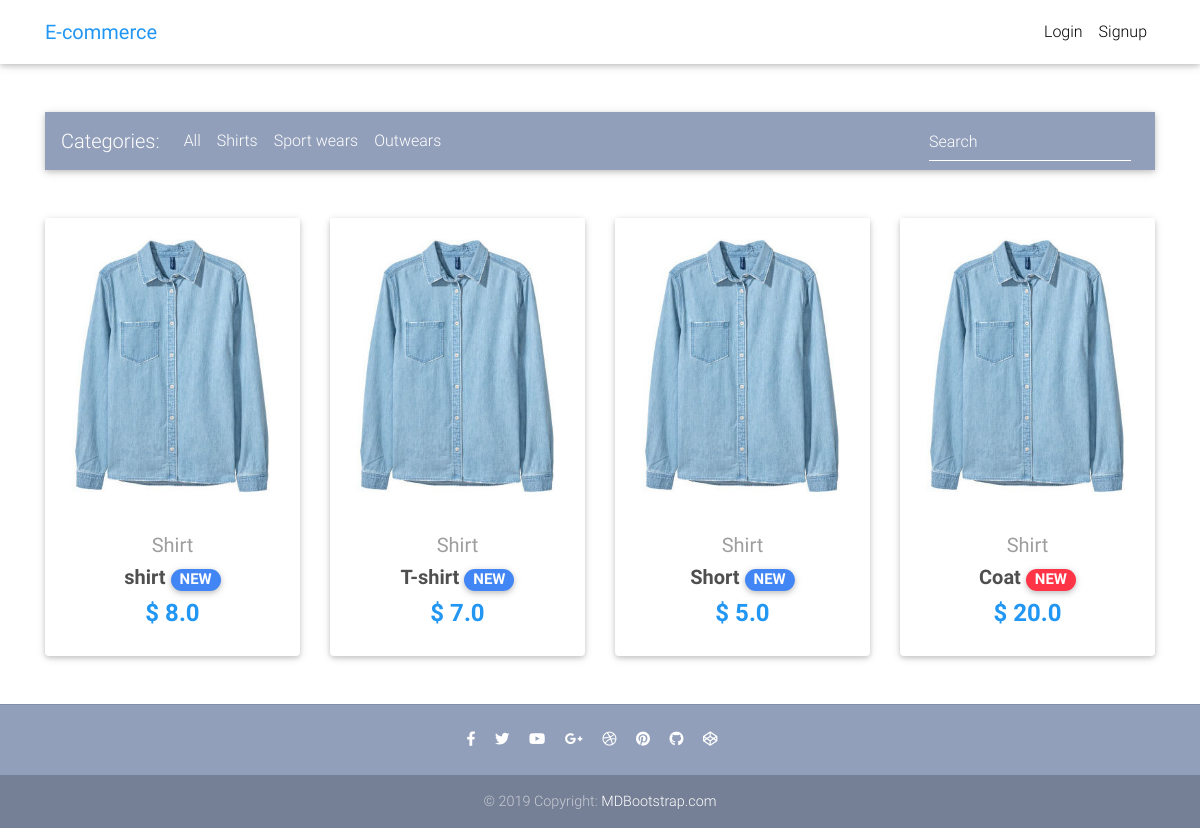
The app's page /, older data.
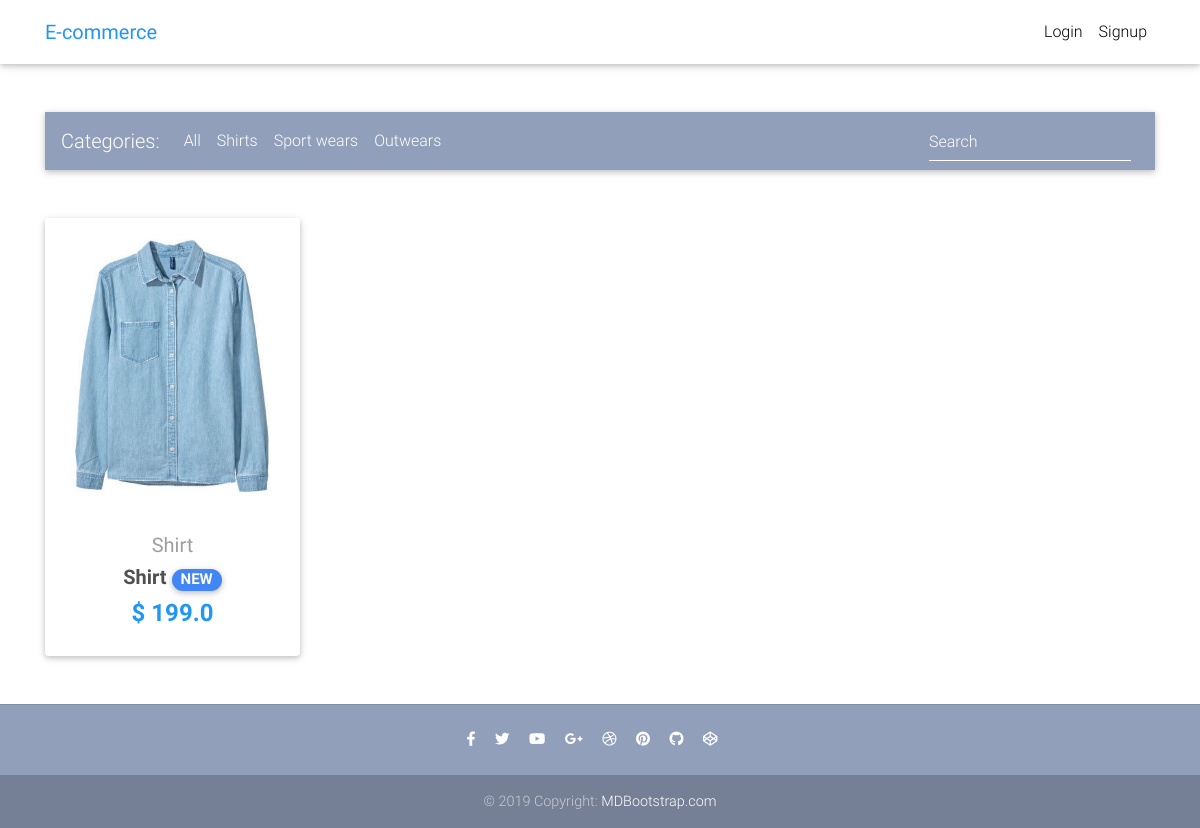
The same page, newer data.
### core/models.py (models this page shows, shortened)
class Item(models.Model):
    title = models.CharField(max_length=100)
    price = models.FloatField()
    discount_price = models.FloatField(blank=True, null=True)
    category = models.CharField(choices=CATEGORY_CHOICES, max_length=2)
    label = models.CharField(choices=LABEL_CHOICES, max_length=1)
    slug = models.SlugField()
    description = models.TextField()
    image = models.ImageField()
    def get_absolute_url(self):
        return reverse("core:product", kwargs={"slug": self.slug})

### core/views.py (the view)
# urls.py: path("", views.HomeView.as_view(), name="home"),
class HomeView(ListView):
    model = Item
    paginate_by = 10
    template_name = "core/home-page.html"

### core/templates/core/home-page.html (shortened to what this page needs)
{% extends 'core/base.html' %}
{% load static %}
{% block content %}
  <main>
    <div class="container">
      <nav class="navbar navbar-expand-lg navbar-dark mdb-color lighten-3 mt-3 mb-5">
        <span class="navbar-brand">Categories:</span>
        <div class="collapse navbar-collapse" id="basicExampleNav">
          <ul class="navbar-nav mr-auto">
            <li class="nav-item">
              <a class="nav-link" href="#">All
              </a>
            </li>
            <li class="nav-item">
              <a class="nav-link" href="#">Shirts</a>
            </li>
            <li class="nav-item">
              <a class="nav-link" href="#">Sport wears</a>
            </li>
            <li class="nav-item">
              <a class="nav-link" href="#">Outwears</a>
            </li>
          </ul>
          <form class="form-inline">
            <div class="md-form my-0">
              <input class="form-control mr-sm-2" type="text" placeholder="Search" aria-label="Search">
            </div>
          </form>
        </div>
      </nav>
      <section class="text-center mb-4">
        <div class="row wow fadeIn">
      {% for item in object_list %}
          <div class="col-lg-3 col-md-6 mb-4">
            <div class="card">
              <div class="view overlay">
                <img src={{ item.image.url }} class="card-img-top">
              </div>
              <div class="card-body text-center">
                <a href="" class="grey-text">
                  <h5>Shirt</h5>
                </a>
                <h5>
                  <strong>
                    <a href="{{ item.get_absolute_url }}" class="dark-grey-text">{{item.title}}
                      <span class="badge badge-pill {{item.get_label_display}}-color">NEW</span>
                    </a>
                  </strong>
                </h5>
                <h4 class="font-weight-bold blue-text">
                  <strong>$
                  {% if item.discount_price %}
                    {{item.discount_price}}
                  {% else %}
                    {{item.price}}
                  {% endif %}
                  </strong>
                </h4>
              </div>
            </div>
          </div>
          {% endfor %}
          </div>
      </section>
    </div>
  </main>
 {% endblock %}

### core/templates/core/base.html (shortened to what this page needs)
{% load static %}
<!DOCTYPE html>
<html lang="en">
{% include 'core/style.html' %}
<body>
{% include 'core/navbar.html' %}
{% include 'core/message.html' %}
{% block content %}
{% endblock %}
{% include 'core/footer.html' %}
</body>
</html>

### core/templates/core/style.html (shortened to what this page needs)
{% load static%}
<head>
  <link rel="stylesheet" href="https://cdn.jsdelivr.net/npm/bootstrap@4.5.3/dist/css/bootstrap.min.css">
  <link rel="stylesheet" href="https://use.fontawesome.com/releases/v5.11.2/css/all.css">
  <link href="{% static 'core/css/bootstrap.min.css' %}" rel="stylesheet">
  <link href="{% static 'core/css/mdb.min.css' %}" rel="stylesheet">
  <link href="{% static 'core/css/style.min.css' %}" rel="stylesheet">
</head>

### core/templates/core/navbar.html (shortened to what this page needs)
 {% load cart_template_tags %}
  <nav class="navbar fixed-top navbar-expand-lg navbar-light white scrolling-navbar">
    <div class="container">
      <a class="navbar-brand waves-effect" href="{% url 'core:home' %}">
        <strong class="blue-text">E-commerce</strong>
      </a>
      <div class="collapse navbar-collapse" id="navbarSupportedContent">
        <ul class="navbar-nav nav-flex-icons">
          {% if request.user.is_authenticated %}
          <li class="nav-item">
            <a href="{% url 'core:order-summary' %}" class="nav-link waves-effect">
              <span class="badge red z-depth-1 mr-1"> {{request.user | cart_item_count}} </span>
              <i class="fas fa-shopping-cart"></i>
              <span class="clearfix d-none d-sm-inline-block"> Cart </span>
            </a>
            <li class="nav-item">
            <a class="nav-link waves-effect", href="{% url 'account_logout' %}">
              <span class="clearfix d-none d-sm-inline-block"> Logout </span>
            </a>
          </li>
          </li>
          {% else %}
          <li class="nav-item">
            <a class="nav-link waves-effect", href="{% url 'account_login' %}">
              <span class="clearfix d-none d-sm-inline-block"> Login </span>
            </a>
          </li>
          <li class="nav-item">
            <a class="nav-link waves-effect", href="{% url 'account_signup' %}">
              <span class="clearfix d-none d-sm-inline-block"> Signup </span>
            </a>
          </li>
          {% endif %}
        </ul>
      </div>
    </div>
  </nav>

### core/templates/core/message.html (shortened to what this page needs)
<div class="mt-5 pt-5">
</div>

### core/templates/core/footer.html
<footer class="page-footer text-center font-small mt-4 wow fadeIn">
    <hr class="my-4">
    <div class="pb-4">
      <a href="https://www.facebook.com/mdbootstrap" target="_blank">
        <i class="fab fa-facebook-f mr-3"></i>
      </a>
      <a href="https://twitter.com/MDBootstrap" target="_blank">
        <i class="fab fa-twitter mr-3"></i>
      </a>
      <a href="https://www.youtube.com/watch?v=7MUISDJ5ZZ4" target="_blank">
        <i class="fab fa-youtube mr-3"></i>
      </a>
      <a href="https://plus.google.com/u/0/b/107863090883699620484" target="_blank">
        <i class="fab fa-google-plus-g mr-3"></i>
      </a>
      <a href="https://dribbble.com/mdbootstrap" target="_blank">
        <i class="fab fa-dribbble mr-3"></i>
      </a>
      <a href="https://pinterest.com/mdbootstrap" target="_blank">
        <i class="fab fa-pinterest mr-3"></i>
      </a>
      <a href="https://github.com/mdbootstrap/bootstrap-material-design" target="_blank">
        <i class="fab fa-github mr-3"></i>
      </a>
      <a href="http://codepen.io/mdbootstrap/" target="_blank">
        <i class="fab fa-codepen mr-3"></i>
      </a>
    </div>
    <div class="footer-copyright py-3">
      © 2019 Copyright:
      <a href="https://mdbootstrap.com/education/bootstrap/" target="_blank"> MDBootstrap.com </a>
    </div>
  </footer>

### core/templates/core/scripts.html (shortened to what this page needs)
 {% load static %}

### core/templates/core/style.html (style rules this page uses)
html, body, header, .carousel { height: 60vh; }

Row changes from the older to the newer data that the page shows:
removed Item: image (picture), title "T-shirt", discount_price "7.0"
removed Item: image (picture), title "Short", price "5.0"
removed Item: image (picture), title "Coat", price "20.0", label "D" (drawn)
changed Item: title "shirt" → "Shirt"; discount_price "8.0" → "199.0"
